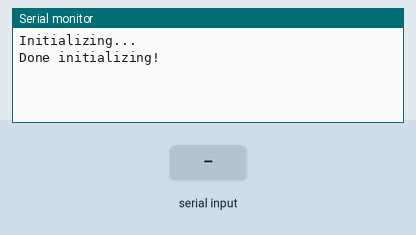
The sketch below on a simulated Arduino Uno, built with avr-gcc and run on an emulated ATmega328P. Parts: the last lines printed to the serial monitor. The inputs (shaded band) are chosen by the test bench. The modem accepts every AT command (registered, SIM ready, sends succeed) and sends nothing else.

Above: at 6.2 s.
6.3 s: "GET_GPS_DATA\n" received over Serial
At 7.5 s:
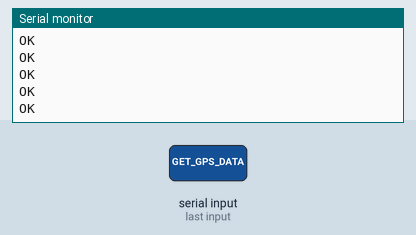
7.8 s: "GET_GPS_DATA\n" received over the second serial link
At 9.0 s:
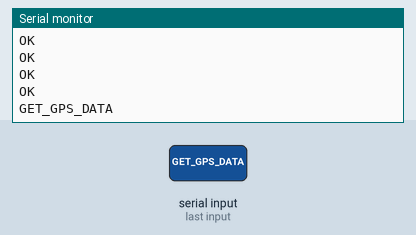

Measured:
- after the input at 6.3 s, the serial monitor: prints a new line at once (image 1)
- after the input at 7.8 s, the serial monitor: prints a new line at once (image 2)

The sketch:

ifinder-receiver.ino
```cpp
#include <SoftwareSerial.h>

#define TX_PIN 2
#define RX_PIN 3

SoftwareSerial gsmSerial(TX_PIN, RX_PIN);

void setup() {
  Serial.begin(9600);
  gsmSerial.begin(9600);
  delay(1000);
  Serial.println("Initializing...");
  gsmSerial.println("AT+CMGF=1");
  delay(1000);
  gsmSerial.println("AT+CNUM");
  delay(1000);
  gsmSerial.println("AT+CMEE=2");
  delay(1000);
  gsmSerial.println("AT+IPR=9600");
  delay(1000);
  Serial.println("Done initializing!");
}

void loop() {
  if (Serial.available()) {
    String data = Serial.readStringUntil('\n');
    if (data.startsWith("GET_GPS_DATA")) {
      gsmSerial.println("AT+CMGL=\"ALL\"");

      long timeout = millis() + 3000;
      while (timeout > millis()) {
        while (gsmSerial.available()) {
          char data = gsmSerial.read();
          Serial.print(data);
        }
      }
      Serial.println("END");

      while (!Serial.available()) {}
      String deleteAllReadCommand = "AT+CMGDA=DEL READ";
      gsmSerial.println(deleteAllReadCommand);
      delay(1000);
    }
  }
}
```
